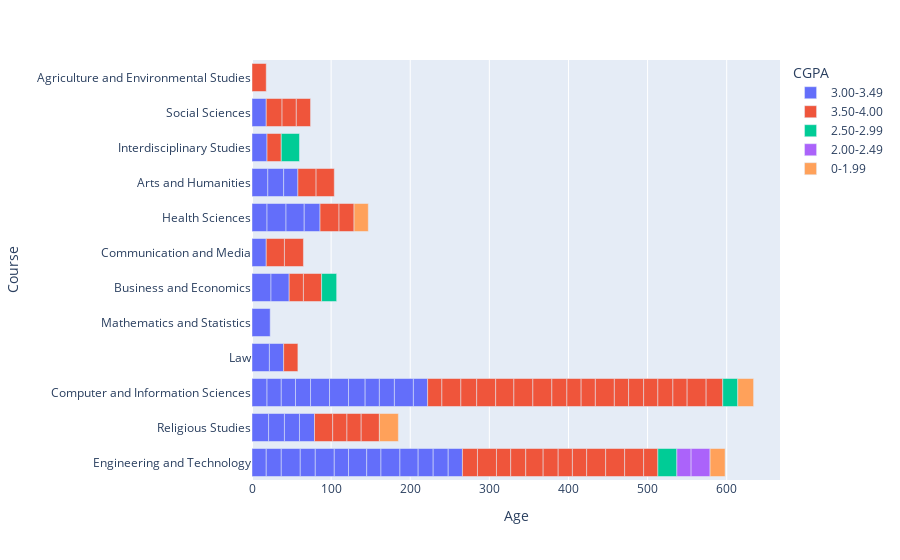

Source (notebook cell):
### Code cell
import matplotlib.pyplot as plt
import plotly.graph_objects as go
from plotly.subplots import make_subplots
from plotly.offline import init_notebook_mode

#dataset.sort_values(by="CGPA", inplace=True)
plt.figure(dpi=200)
fig = px.bar(dataset, x="Age", y="Course",
             orientation='h', color='CGPA')
fig.show()

### Figure 1 — Plotly figure (JSON) as saved in the notebook; plotly's stock layout.template omitted (floating-point values rounded to 4 significant figures)
{"data": [{"alignmentgroup": "True", "hovertemplate": "CGPA=3.00-3.49<br>Age=%{x}<br>Course=%{y}<extra></extra>", "legendgroup": "3.00-3.49", "marker": {"color": "#636efa", "pattern": {"shape": ""}}, "name": "3.00-3.49", "offsetgroup": "3.00-3.49", "orientation": "h", "showlegend": true, "textposition": "auto", "type": "bar", "x": [18, 21, 19, 22, 23, 18, 19, 24, 24, 19, 18, 24, 18, 23, 18, 19, 18, 24, 20, 24, 19, 20, 21, 20, 23, 18, 18, 19, 24, 24, 19, 23, 18, 19, 19, 23, 19, 24, 18, 19, 18, 18, 20], "xaxis": "x", "y": ["Engineering and Technology", "Religious Studies", "Computer and Information Sciences", "Law", "Mathematics and Statistics", "Computer and Information Sciences", "Engineering and Technology", "Business and Economics", "Engineering and Technology", "Engineering and Technology", "Communication and Media", "Engineering and Technology", "Engineering and Technology", "Business and Economics", "Computer and Information Sciences", "Computer and Information Sciences", "Law", "Computer and Information Sciences", "Religious Studies", "Computer and Information Sciences", "Health Sciences", "Arts and Humanities", "Computer and Information Sciences", "Arts and Humanities", "Engineering and Technology", "Computer and Information Sciences", "Engineering and Technology", "Interdisciplinary Studies", "Engineering and Technology", "Health Sciences", "Computer and Information Sciences", "Engineering and Technology", "Social Sciences", "Engineering and Technology", "Religious Studies", "Health Sciences", "Religious Studies", "Computer and Information Sciences", "Computer and Information Sciences", "Engineering and Technology", "Arts and Humanities", "Engineering and Technology", "Health Sciences"], "yaxis": "y"}, {"alignmentgroup": "True", "hovertemplate": "CGPA=3.50-4.00<br>Age=%{x}<br>Course=%{y}<extra></extra>", "legendgroup": "3.50-4.00", "marker": {"color": "#EF553B", "pattern": {"shape": ""}}, "name": "3.50-4.00", "offsetgroup": "3.50-4.00", "orientation": "h", "showlegend": true, "textposition": "auto", "type": "bar", "x": [19, 23, 18, 18, 20, 24, 18, 24, 20, 18, 24, 23, 18, 19, 24, 24, 19, 18, 18, 22, 23, 18, 19, 18, 24, 18, 19, 23, 18, 19, 18, 24, 24, 23, 18, 18, 24, 24, 18, 24, 24, 18, 18, 23, 18, 21, 19, 23], "xaxis": "x", "y": ["Engineering and Technology", "Religious Studies", "Computer and Information Sciences", "Interdisciplinary Studies", "Social Sciences", "Engineering and Technology", "Engineering and Technology", "Computer and Information Sciences", "Computer and Information Sciences", "Agriculture and Environmental Studies", "Computer and Information Sciences", "Computer and Information Sciences", "Business and Economics", "Engineering and Technology", "Computer and Information Sciences", "Computer and Information Sciences", "Computer and Information Sciences", "Computer and Information Sciences", "Religious Studies", "Engineering and Technology", "Communication and Media", "Computer and Information Sciences", "Engineering and Technology", "Engineering and Technology", "Computer and Information Sciences", "Computer and Information Sciences", "Computer and Information Sciences", "Arts and Humanities", "Computer and Information Sciences", "Computer and Information Sciences", "Engineering and Technology", "Engineering and Technology", "Engineering and Technology", "Business and Economics", "Computer and Information Sciences", "Law", "Computer and Information Sciences", "Engineering and Technology", "Engineering and Technology", "Communication and Media", "Health Sciences", "Social Sciences", "Social Sciences", "Arts and Humanities", "Religious Studies", "Computer and Information Sciences", "Health Sciences", "Religious Studies"], "yaxis": "y"}, {"alignmentgroup": "True", "hovertemplate": "CGPA=2.50-2.99<br>Age=%{x}<br>Course=%{y}<extra></extra>", "legendgroup": "2.50-2.99", "marker": {"color": "#00cc96", "pattern": {"shape": ""}}, "name": "2.50-2.99", "offsetgroup": "2.50-2.99", "orientation": "h", "showlegend": true, "textposition": "auto", "type": "bar", "x": [19, 19, 24, 23], "xaxis": "x", "y": ["Business and Economics", "Computer and Information Sciences", "Engineering and Technology", "Interdisciplinary Studies"], "yaxis": "y"}, {"alignmentgroup": "True", "hovertemplate": "CGPA=2.00-2.49<br>Age=%{x}<br>Course=%{y}<extra></extra>", "legendgroup": "2.00-2.49", "marker": {"color": "#ab63fa", "pattern": {"shape": ""}}, "name": "2.00-2.49", "offsetgroup": "2.00-2.49", "orientation": "h", "showlegend": true, "textposition": "auto", "type": "bar", "x": [18, 24], "xaxis": "x", "y": ["Engineering and Technology", "Engineering and Technology"], "yaxis": "y"}, {"alignmentgroup": "True", "hovertemplate": "CGPA=0-1.99<br>Age=%{x}<br>Course=%{y}<extra></extra>", "legendgroup": "0-1.99", "marker": {"color": "#FFA15A", "pattern": {"shape": ""}}, "name": "0-1.99", "offsetgroup": "0-1.99", "orientation": "h", "showlegend": true, "textposition": "auto", "type": "bar", "x": [20, 18, 19, 24], "xaxis": "x", "y": ["Computer and Information Sciences", "Health Sciences", "Engineering and Technology", "Religious Studies"], "yaxis": "y"}], "layout": {"barmode": "relative", "legend": {"title": {"text": "CGPA"}, "tracegroupgap": 0}, "margin": {"t": 60}, "xaxis": {"anchor": "y", "domain": [0, 1], "title": {"text": "Age"}}, "yaxis": {"anchor": "x", "domain": [0, 1], "title": {"text": "Course"}}}}
